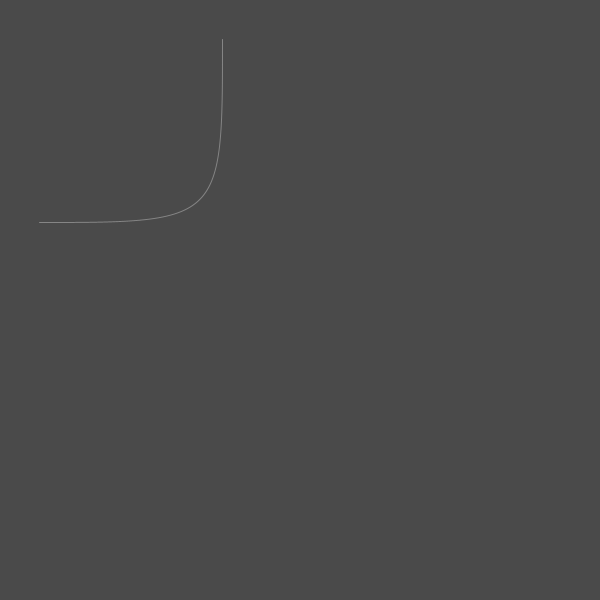
Frame 1 (no input)
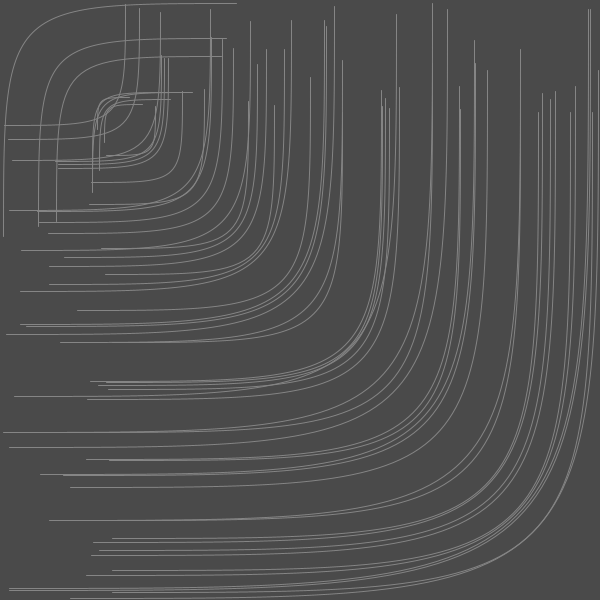
Frame 60 (the mouse pressed at the canvas centre just before this capture)
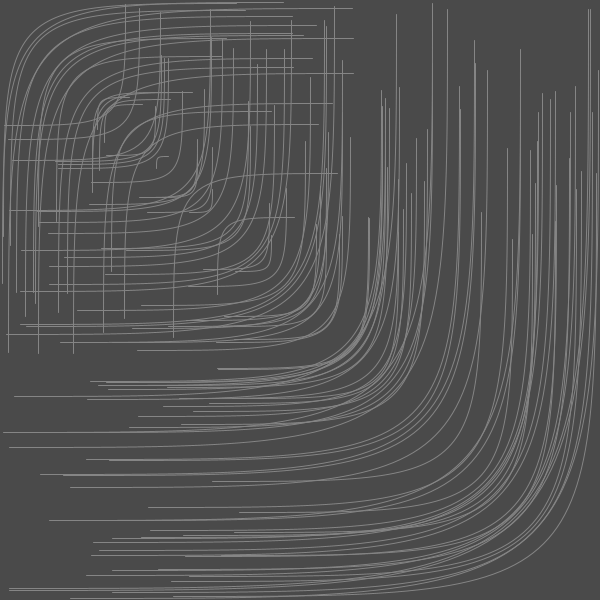
Frame 120 (the mouse held since frame 60 and released just before this capture)

The Processing sketch that drew these frames (run headless with seeded random() and noise(); from frame 60 on, the mouse is pressed at the canvas centre):

// Processing sketch: sketchyVsII
// ── sketchyVsII.pde
int i, j;
color[] colours = {#000000, #FFFFFF};
color COLOUR;
int WINDOWSIZE, BOXSIZE, MARGIN, COLSNUM;
int minx, miny, col, row;
int doublecolour;
int BGCOLOUR;
int LIMIT;
int q;

void setup() {
        
  LIMIT = int(random(2,20));
  q = 0;
  WINDOWSIZE = 600;
  COLSNUM = 5;
  surface.setSize(WINDOWSIZE, WINDOWSIZE);
  BOXSIZE = int(float(WINDOWSIZE) / COLSNUM);
  MARGIN = (WINDOWSIZE-(BOXSIZE*COLSNUM))/(COLSNUM+1);
  imageMode(CENTER);
  noFill();
  
  i = 0;
  j = 0;
  doublecolour = 0;
  col = 0;
  row = 0;
  minx = MARGIN;
  miny = MARGIN;
  COLOUR = colours[i];
  strokeWeight(1);
  
  COLOUR = getNextColour();
  stroke(color(COLOUR));
  BGCOLOUR = color(COLOUR+(int(random(40,60))*coinToss()));

  background(BGCOLOUR);
}
int coinToss(){
  if(random(2) > 1){
    return 1;
  }else{
    return -1;
  }
}
void mousePressed() {
  if(i++ < COLSNUM*COLSNUM - 1){
    minx = (minx + BOXSIZE + MARGIN) % (WINDOWSIZE-MARGIN);
    col = (col + 1);
    row = col/COLSNUM;
    miny = ((BOXSIZE + MARGIN)*(row)) % (WINDOWSIZE-MARGIN);
    doublecolour++;

  }
  else {
    setup();
  }
}     

int getNextColour(){
 return int(random(100,230));
}

void repeat(){
int a = minx + int(random(BOXSIZE));
      int b = miny + 1 + int(random(BOXSIZE));
      int c;
      int d;
      do {
        c = minx + int(random(BOXSIZE));
      } while(a == c);
      do {
        d = miny + 1 + int(random(BOXSIZE));
      } while (d == b);

      sketchyCircle(a,b);
}

void draw() { 
  if(q++%LIMIT == 0){
    mousePressed();
  }
      int a = minx + int(random(BOXSIZE));
      int b = miny + 1 + int(random(BOXSIZE));
      int c;
      int d;
      do {
        c = minx + int(random(BOXSIZE));
      } while(a == c);
      do {
        d = miny + 1 + int(random(BOXSIZE));
      } while (d == b);

      sketchyCircle(a,b);

}

void sketchyCircle(int x1, int y1){
  beginShape();
  vertex(x1,y1);
  bezierVertex(x1, x1, x1, x1, y1, x1);
  //bezierVertex(50, 80, 60, 25, 30, 20);
  endShape();
}
